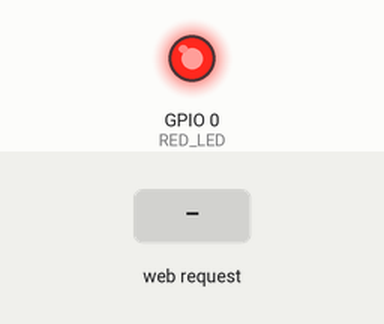
A sketch run on a simulated ESP8266 (NodeMCU). On the bench: output pins drawn as LEDs (lit = HIGH). Inputs (shaded band) come from the test bench. WiFi joins after 1.5 s; servers stay silent unless stated; what the sketch prints to the serial monitor is not drawn.

Above: at 2.7 s.
2.8 s: HTTP request GET /led/1 received
At 3.9 s:
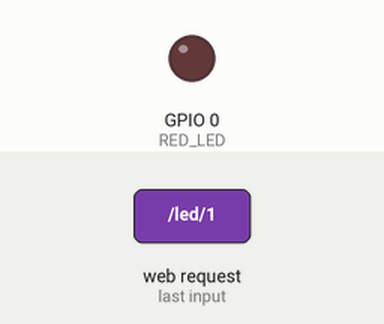
4.3 s: HTTP request GET /led/0 received
At 5.1 s:
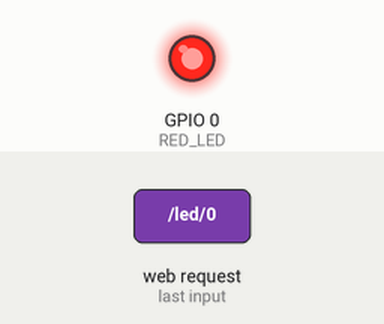
Timing chart, 0 to 7.3 s (numbered marks = the images above; inputs shaded):
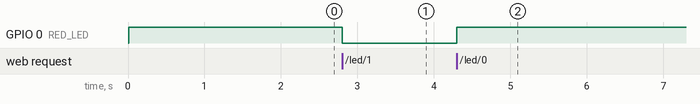

The sketch:

HuzzahLEDWebServer.ino
```cpp
// Adafruit Huzzah Webserver with Buttons
// For O'Reilly ESP8266 IOT Course
// John C. Shovic, PhD
// SwitchDoc Labs

#include <ESP8266WiFi.h>


const char* ssid = "gracie";
const char* password = "1831faraday";


String ButtonWebPage;

WiFiServer server(80);

#define RED_LED 0


void setup() {
  Serial.begin(115200);
  delay(10);

  pinMode(RED_LED, OUTPUT);
  digitalWrite(RED_LED, HIGH);


  ButtonWebPage = "<!DOCTYPE HTML><html>";
  ButtonWebPage += "<h1>Adafruit Huzzah ESP8266 LED Web Server</h1><p>RED LED <a href=\"led/1\"><button>ON</button></a>&nbsp;<a href=\"led/0\"><button>OFF</button></a></p>";
  ButtonWebPage += "</html>";

  // Connect to WiFi network
  Serial.println();
  Serial.println();
  Serial.print("Connecting to ");
  Serial.println(ssid);

  WiFi.begin(ssid, password);

  while (WiFi.status() != WL_CONNECTED) {
    delay(500);
    Serial.print(".");
  }
  Serial.println("");
  Serial.println("WiFi connected");

  // Start the server
  server.begin();
  Serial.println("Server started");

  // Print the IP address
  Serial.print("Use this URL to connect: ");
  Serial.print("http://");
  Serial.print(WiFi.localIP());
  Serial.println("/");

}


void loop() {
  // Check if a client has connected
  WiFiClient client = server.available();
  if (!client) {
    return;
  }


  // Read the first line of the request
  String req = client.readStringUntil('\r');
  Serial.println(req);
  client.flush();

  // Match the request
  int val = -1; // We'll use 'val' to keep track of both the
  // request type (read/set) and value if set.
  if (req.indexOf("/led/0") != -1)
    val = 0; // Will write LED low
  else if (req.indexOf("/led/1") != -1)
    val = 1; // Will write LED high

  // set the LED

  if (val == 0)
  {
    digitalWrite(RED_LED, HIGH);   // High means off with RED LED

  }
  else
  {
    digitalWrite(RED_LED, LOW);   // High means off with RED LED

  }

  buildButtonWebPage(client);


  delay(1);
  Serial.println("Client disonnected");
  Serial.println("");

}

void buildButtonWebPage(WiFiClient client)
{
  // Return the response
  client.println("HTTP/1.1 200 OK");
  client.println("Content-Type: text/html");
  client.println(""); //  do not forget this one
  client.println(ButtonWebPage);

}
```

Measured:
- after the input at 2.8 s, GPIO 0 (RED_LED): HIGH → LOW at once
- after the input at 4.3 s, GPIO 0 (RED_LED): LOW → HIGH at once
